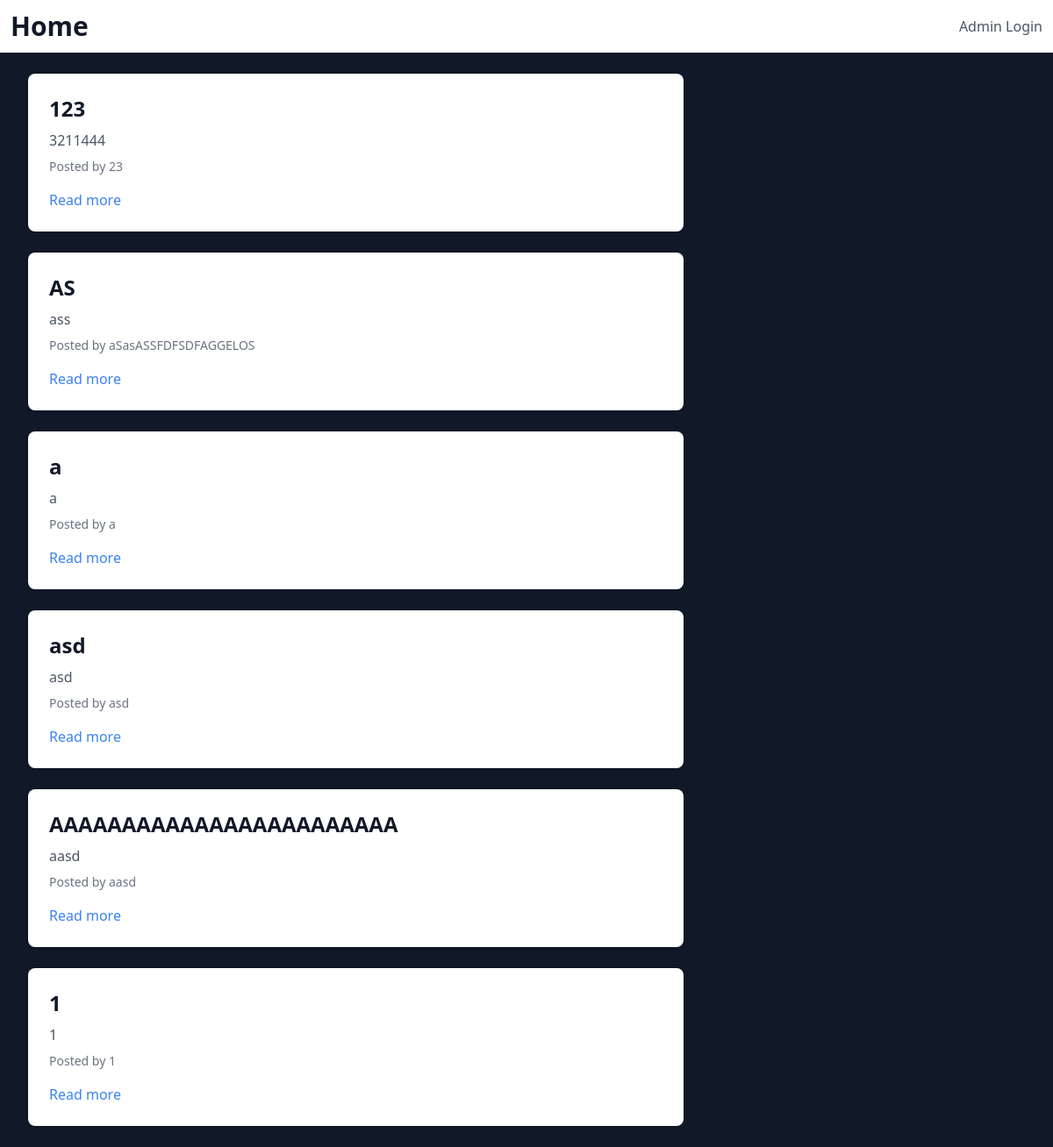
The page / on the database its author committed.
### tables this page shows
CREATE TABLE `posts` (
  `id` int(11) NOT NULL AUTO_INCREMENT,
  `title` varchar(255) NOT NULL,
  `content` text NOT NULL,
  `author` varchar(255) NOT NULL,
  `date` datetime NOT NULL,
  `image` varchar(255) DEFAULT NULL,
  PRIMARY KEY (`id`)
);

### includes/functions.php (called while the page is built, shortened)
<?php
function getAllPosts($pdo) {
    $sql = 'SELECT * FROM posts ORDER BY date DESC';
    $stmt = $pdo -> prepare($sql);
    $stmt -> execute();
    return $stmt -> fetchAll();
}
?>

### public/index.php (the view, shortened to what this page needs)
<!DOCTYPE html>
<html>
<head>
</head>
<body class="bg-gray-900">
    <div class="max-w-7xl mx-auto px-4 sm:px-6 lg:px-8 py-6">
        <div class="lg:grid lg:grid-cols-3 lg:gap-8">
            <div class="lg:col-span-2 space-y-6">
                <?php
                require_once ROOT_PATH . '/includes/functions.php';
                try {
                    $posts = getAllPosts($pdo);
                    foreach ($posts as $post) {
                        echo '<div class="p-6 bg-white rounded-lg shadow">';
                        echo '<h2 class="text-2xl font-bold text-gray-900">' . htmlspecialchars($post['title']) . '</h2>';
                        echo '<p class="mt-2 text-gray-600">' . htmlspecialchars($post['content']) . '</p>';
                        echo '<p class="mt-2 text-sm text-gray-500">Posted by ' . htmlspecialchars($post['author']) . '</p>';
                        echo '<a href="index.php?page=post&id=' . htmlspecialchars($post['id']) . '" class="mt-4 inline-block text-blue-500 hover:underline">Read more</a>';
                        echo '</div>';
                    }
                } catch (PDOException $e) {
                    handleError($e);
                }
                ?>
            </div>
            <div class="lg:col-span-1 space-y-6">
            </div>
        </div>
    </div>
</body>
</html>

### rows shown on the page
posts: title "123", content "3211444", author "23"
posts: title "AS", content "ass", author "aSasASSFDFSDFAGGELOS"
posts: title "a", content "a", author "a"
posts: title "asd", content "asd", author "asd"
posts: title "AAAAAAAAAAAAAAAAAAAAAAAA", content "aasd", author "aasd"
posts: title "1", content "1", author "1"
